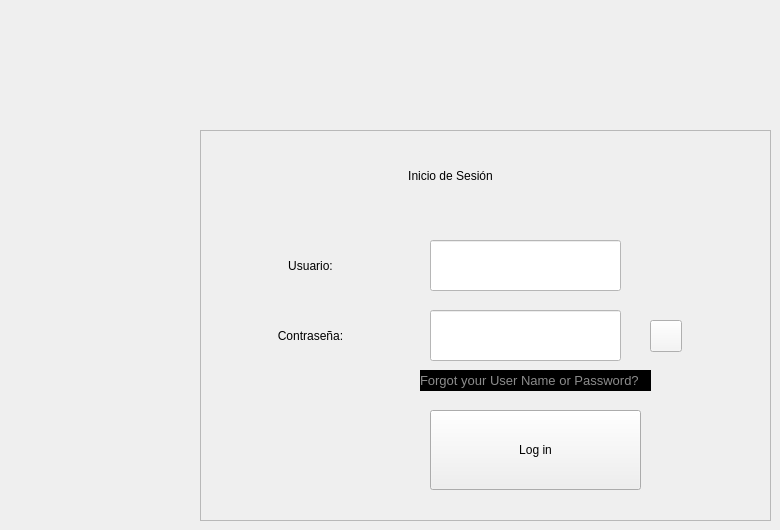
               <widget class="QWidget" name="page_login">
                <widget class="QFrame" name="frame_11">
                 <property name="geometry">
                  <rect>
                   <x>200</x>
                   <y>130</y>
                   <width>571</width>
                   <height>391</height>
                  </rect>
                 </property>
                 <property name="frameShape">
                  <enum>QFrame::StyledPanel</enum>
                 </property>
                 <property name="frameShadow">
                  <enum>QFrame::Raised</enum>
                 </property>
                 <widget class="QLabel" name="label">
                  <property name="geometry">
                   <rect>
                    <x>30</x>
                    <y>20</y>
                    <width>441</width>
                    <height>51</height>
                   </rect>
                  </property>
                  <property name="text">
                   <string>Inicio de Sesión</string>
                  </property>
                  <property name="alignment">
                   <set>Qt::AlignCenter</set>
                  </property>
                 </widget>
                 <widget class="QLabel" name="label_6">
                  <property name="geometry">
                   <rect>
                    <x>10</x>
                    <y>110</y>
                    <width>201</width>
                    <height>51</height>
                   </rect>
                  </property>
                  <property name="text">
                   <string>Usuario:</string>
                  </property>
                  <property name="alignment">
                   <set>Qt::AlignCenter</set>
                  </property>
                 </widget>
                 <widget class="QLabel" name="label_7">
                  <property name="geometry">
                   <rect>
                    <x>10</x>
                    <y>180</y>
                    <width>201</width>
                    <height>51</height>
                   </rect>
                  </property>
                  <property name="text">
                   <string>Contraseña:</string>
                  </property>
                  <property name="alignment">
                   <set>Qt::AlignCenter</set>
                  </property>
                 </widget>
                 <widget class="QLineEdit" name="username">
                  <property name="geometry">
                   <rect>
                    <x>230</x>
                    <y>110</y>
                    <width>191</width>
                    <height>51</height>
                   </rect>
                  </property>
                  <property name="styleSheet">
                   <string notr="true">color: rgb(0, 0, 0);
background-color: rgb(255, 255, 255);</string>
                  </property>
                  <property name="text">
                   <string/>
                  </property>
                 </widget>
                 <widget class="QLineEdit" name="password">
                  <property name="geometry">
                   <rect>
                    <x>230</x>
                    <y>180</y>
                    <width>191</width>
                    <height>51</height>
                   </rect>
                  </property>
                  <property name="styleSheet">
                   <string notr="true">color: rgb(0, 0, 0);
background-color: rgb(255, 255, 255);</string>
                  </property>
                 </widget>
                 <widget class="QPushButton" name="pushButton_eye">
                  <property name="geometry">
                   <rect>
                    <x>450</x>
                    <y>190</y>
                    <width>32</width>
                    <height>32</height>
                   </rect>
                  </property>
                  <property name="minimumSize">
                   <size>
                    <width>32</width>
                    <height>32</height>
                   </size>
                  </property>
                  <property name="maximumSize">
                   <size>
                    <width>32</width>
                    <height>32</height>
                   </size>
                  </property>
                  <property name="styleSheet">
                   <string notr="true">font: 10pt &quot;Segoe UI&quot;;
background-color: rgb(245, 245, 245);</string>
                  </property>
                  <property name="text">
                   <string/>
                  </property>
                  <property name="icon">
                   <iconset>
                    <normaloff>OJO.svg</normaloff>OJO.svg</iconset>
                  </property>
                  <property name="iconSize">
                   <size>
                    <width>30</width>
                    <height>30</height>
                   </size>
                  </property>
                 </widget>
                 <widget class="QLabel" name="message_lg">
                  <property name="geometry">
                   <rect>
                    <x>220</x>
                    <y>240</y>
                    <width>231</width>
                    <height>21</height>
                   </rect>
                  </property>
                  <property name="font">
                   <font>
                    <family>Segoe UI</family>
                    <pointsize>10</pointsize>
                    <italic>false</italic>
                    <bold>false</bold>
                   </font>
                  </property>
                  <property name="styleSheet">
                   <string notr="true">color:rgba(255, 255, 255, 140);
background-color: rgb(0, 0, 0);
font: 10pt &quot;Segoe UI&quot;;</string>
                  </property>
                  <property name="text">
                   <string>Forgot your User Name or Password? </string>
                  </property>
                 </widget>
                 <widget class="QPushButton" name="bt_log_in">
                  <property name="geometry">
                   <rect>
                    <x>230</x>
                    <y>280</y>
                    <width>211</width>
                    <height>80</height>
                   </rect>
                  </property>
                  <property name="minimumSize">
                   <size>
                    <width>150</width>
                    <height>80</height>
                   </size>
                  </property>
                  <property name="text">
                   <string>Log in</string>
                  </property>
                 </widget>
                </widget>
               </widget>
